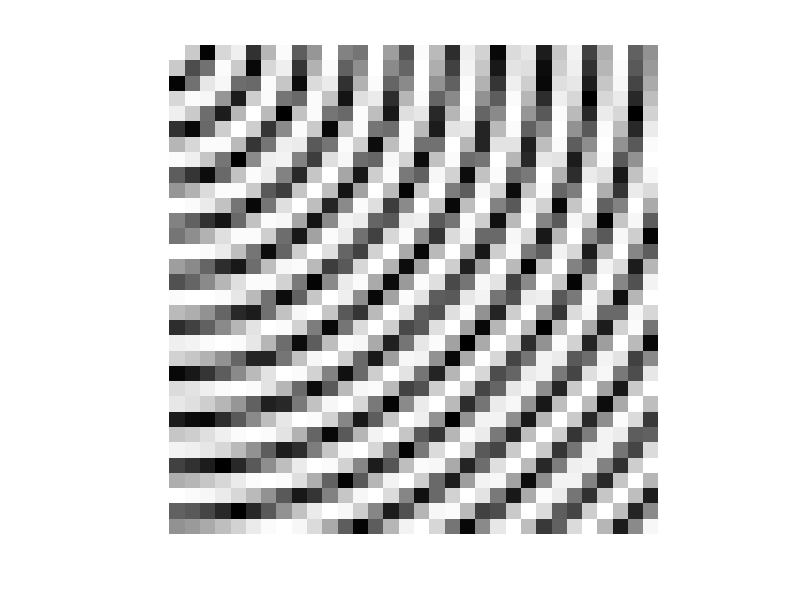

This chart was generated by the following MATLAB code:
clc;
clear all;
image=ones(32,32); %size of image(white)
val = 0;
for i = 1:32
    for j = 1:32
        val = abs(sin(sqrt((i*i) + (j*j))));
        image(i,j) = val; 
    end
end

imshow(image);